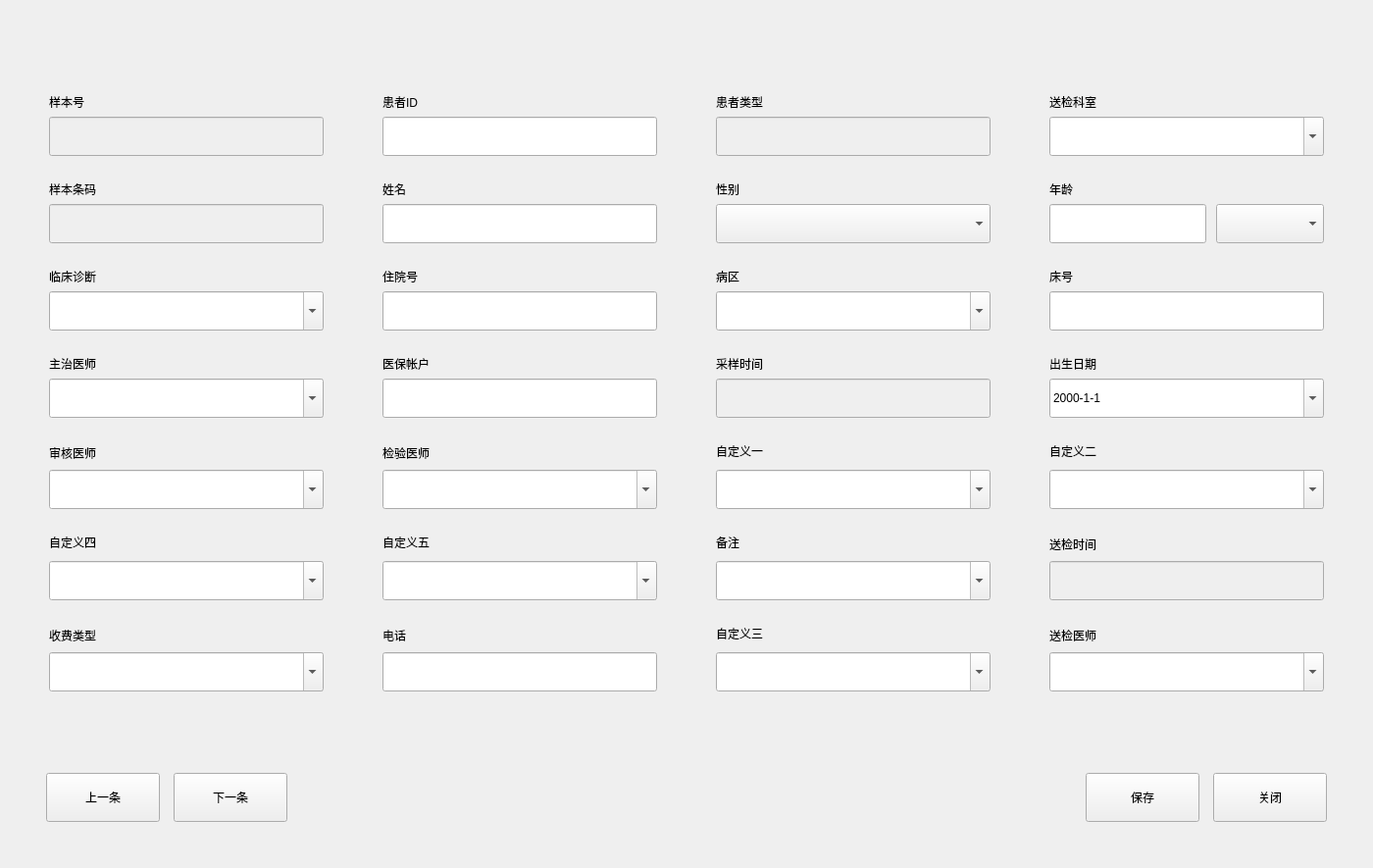
<?xml version="1.0" encoding="UTF-8"?>
<ui version="4.0">
 <class>QPatientDialog</class>
 <widget class="BaseDlg" name="QPatientDialog">
  <property name="geometry">
   <rect>
    <x>0</x>
    <y>0</y>
    <width>1400</width>
    <height>885</height>
   </rect>
  </property>
  <property name="windowTitle">
   <string>QPatientDialog</string>
  </property>
  <widget class="QWidget" name="widget1" native="true">
   <property name="geometry">
    <rect>
     <x>50</x>
     <y>95</y>
     <width>1300</width>
     <height>663</height>
    </rect>
   </property>
   <layout class="QGridLayout" name="gridLayout">
    <property name="sizeConstraint">
     <enum>QLayout::SetFixedSize</enum>
    </property>
    <property name="leftMargin">
     <number>0</number>
    </property>
    <property name="topMargin">
     <number>0</number>
    </property>
    <property name="rightMargin">
     <number>0</number>
    </property>
    <property name="bottomMargin">
     <number>0</number>
    </property>
    <property name="horizontalSpacing">
     <number>60</number>
    </property>
    <property name="verticalSpacing">
     <number>25</number>
    </property>
    <item row="7" column="0">
     <spacer name="verticalSpacer">
      <property name="orientation">
       <enum>Qt::Vertical</enum>
      </property>
      <property name="sizeHint" stdset="0">
       <size>
        <width>20</width>
        <height>40</height>
       </size>
      </property>
     </spacer>
    </item>
    <item row="0" column="2">
     <layout class="QVBoxLayout" name="patinetType_4">
      <item>
       <widget class="QLabel" name="label_5">
        <property name="text">
         <string>患者类型</string>
        </property>
       </widget>
      </item>
      <item>
       <widget class="QLineEdit" name="patient_sample_type">
        <property name="enabled">
         <bool>false</bool>
        </property>
        <property name="sizePolicy">
         <sizepolicy hsizetype="Expanding" vsizetype="Fixed">
          <horstretch>0</horstretch>
          <verstretch>0</verstretch>
         </sizepolicy>
        </property>
        <property name="minimumSize">
         <size>
          <width>280</width>
          <height>40</height>
         </size>
        </property>
        <property name="maximumSize">
         <size>
          <width>280</width>
          <height>16777215</height>
         </size>
        </property>
        <property name="readOnly">
         <bool>true</bool>
        </property>
        <property name="editable" stdset="0">
         <bool>true</bool>
        </property>
       </widget>
      </item>
     </layout>
    </item>
    <item row="2" column="2">
     <layout class="QVBoxLayout" name="patinetType_17">
      <item>
       <widget class="QLabel" name="label_20">
        <property name="text">
         <string>病区</string>
        </property>
       </widget>
      </item>
      <item>
       <widget class="QNoteComboBox" name="patient_inpatient">
        <property name="sizePolicy">
         <sizepolicy hsizetype="Expanding" vsizetype="Fixed">
          <horstretch>0</horstretch>
          <verstretch>0</verstretch>
         </sizepolicy>
        </property>
        <property name="minimumSize">
         <size>
          <width>280</width>
          <height>40</height>
         </size>
        </property>
        <property name="maximumSize">
         <size>
          <width>280</width>
          <height>16777215</height>
         </size>
        </property>
        <property name="editable">
         <bool>true</bool>
        </property>
        <property name="insertPolicy">
         <enum>QComboBox::NoInsert</enum>
        </property>
       </widget>
      </item>
     </layout>
    </item>
    <item row="0" column="3">
     <layout class="QVBoxLayout" name="patinetType_10">
      <property name="sizeConstraint">
       <enum>QLayout::SetDefaultConstraint</enum>
      </property>
      <item>
       <widget class="QLabel" name="label_11">
        <property name="text">
         <string>送检科室</string>
        </property>
       </widget>
      </item>
      <item>
       <widget class="QNoteComboBox" name="patient_department">
        <property name="sizePolicy">
         <sizepolicy hsizetype="Expanding" vsizetype="Fixed">
          <horstretch>0</horstretch>
          <verstretch>0</verstretch>
         </sizepolicy>
        </property>
        <property name="minimumSize">
         <size>
          <width>280</width>
          <height>40</height>
         </size>
        </property>
        <property name="maximumSize">
         <size>
          <width>280</width>
          <height>16777215</height>
         </size>
        </property>
        <property name="editable">
         <bool>true</bool>
        </property>
        <property name="insertPolicy">
         <enum>QComboBox::NoInsert</enum>
        </property>
       </widget>
      </item>
     </layout>
    </item>
    <item row="6" column="3">
     <layout class="QVBoxLayout" name="patinetType_11">
      <item>
       <widget class="QLabel" name="label_14">
        <property name="text">
         <string>送检医师</string>
        </property>
       </widget>
      </item>
      <item>
       <widget class="QNoteComboBox" name="patient_tester">
        <property name="sizePolicy">
         <sizepolicy hsizetype="Expanding" vsizetype="Fixed">
          <horstretch>0</horstretch>
          <verstretch>0</verstretch>
         </sizepolicy>
        </property>
        <property name="minimumSize">
         <size>
          <width>280</width>
          <height>40</height>
         </size>
        </property>
        <property name="maximumSize">
         <size>
          <width>280</width>
          <height>16777215</height>
         </size>
        </property>
        <property name="editable">
         <bool>true</bool>
        </property>
        <property name="insertPolicy">
         <enum>QComboBox::NoInsert</enum>
        </property>
       </widget>
      </item>
     </layout>
    </item>
    <item row="5" column="0">
     <layout class="QVBoxLayout" name="patinetType_104">
      <property name="spacing">
       <number>10</number>
      </property>
      <item>
       <widget class="QLabel" name="customInfo_lab_4">
        <property name="text">
         <string>自定义四</string>
        </property>
       </widget>
      </item>
      <item>
       <widget class="QNoteComboBox" name="customInfo_4">
        <property name="sizePolicy">
         <sizepolicy hsizetype="Expanding" vsizetype="Fixed">
          <horstretch>0</horstretch>
          <verstretch>0</verstretch>
         </sizepolicy>
        </property>
        <property name="minimumSize">
         <size>
          <width>280</width>
          <height>40</height>
         </size>
        </property>
        <property name="maximumSize">
         <size>
          <width>280</width>
          <height>16777215</height>
         </size>
        </property>
        <property name="editable">
         <bool>true</bool>
        </property>
        <property name="insertPolicy">
         <enum>QComboBox::NoInsert</enum>
        </property>
       </widget>
      </item>
     </layout>
    </item>
    <item row="5" column="1">
     <layout class="QVBoxLayout" name="patinetType_105">
      <property name="spacing">
       <number>10</number>
      </property>
      <item>
       <widget class="QLabel" name="customInfo_lab_5">
        <property name="text">
         <string>自定义五</string>
        </property>
       </widget>
      </item>
      <item>
       <widget class="QNoteComboBox" name="customInfo_5">
        <property name="sizePolicy">
         <sizepolicy hsizetype="Expanding" vsizetype="Fixed">
          <horstretch>0</horstretch>
          <verstretch>0</verstretch>
         </sizepolicy>
        </property>
        <property name="minimumSize">
         <size>
          <width>280</width>
          <height>40</height>
         </size>
        </property>
        <property name="maximumSize">
         <size>
          <width>280</width>
          <height>16777215</height>
         </size>
        </property>
        <property name="editable">
         <bool>true</bool>
        </property>
        <property name="insertPolicy">
         <enum>QComboBox::NoInsert</enum>
        </property>
       </widget>
      </item>
     </layout>
    </item>
    <item row="3" column="0">
     <layout class="QVBoxLayout" name="patinetType_19">
      <item>
       <widget class="QLabel" name="label_23">
        <property name="text">
         <string>主治医师</string>
        </property>
       </widget>
      </item>
      <item>
       <widget class="QNoteComboBox" name="patient_attending">
        <property name="sizePolicy">
         <sizepolicy hsizetype="Expanding" vsizetype="Fixed">
          <horstretch>0</horstretch>
          <verstretch>0</verstretch>
         </sizepolicy>
        </property>
        <property name="minimumSize">
         <size>
          <width>280</width>
          <height>40</height>
         </size>
        </property>
        <property name="maximumSize">
         <size>
          <width>280</width>
          <height>16777215</height>
         </size>
        </property>
        <property name="editable">
         <bool>true</bool>
        </property>
        <property name="insertPolicy">
         <enum>QComboBox::NoInsert</enum>
        </property>
       </widget>
      </item>
     </layout>
    </item>
    <item row="1" column="0">
     <layout class="QVBoxLayout" name="patinetType_2">
      <item>
       <widget class="QLabel" name="label_2">
        <property name="text">
         <string>样本条码</string>
        </property>
       </widget>
      </item>
      <item>
       <widget class="QLineEdit" name="sample_bar">
        <property name="enabled">
         <bool>false</bool>
        </property>
        <property name="minimumSize">
         <size>
          <width>280</width>
          <height>40</height>
         </size>
        </property>
        <property name="maximumSize">
         <size>
          <width>280</width>
          <height>16777215</height>
         </size>
        </property>
       </widget>
      </item>
     </layout>
    </item>
    <item row="1" column="2">
     <layout class="QVBoxLayout" name="patinetType_8">
      <item>
       <widget class="QLabel" name="label_9">
        <property name="text">
         <string>性别</string>
        </property>
       </widget>
      </item>
      <item>
       <widget class="QComboBox" name="patient_gender">
        <property name="sizePolicy">
         <sizepolicy hsizetype="Expanding" vsizetype="Fixed">
          <horstretch>0</horstretch>
          <verstretch>0</verstretch>
         </sizepolicy>
        </property>
        <property name="minimumSize">
         <size>
          <width>280</width>
          <height>40</height>
         </size>
        </property>
        <property name="maximumSize">
         <size>
          <width>280</width>
          <height>16777215</height>
         </size>
        </property>
        <property name="insertPolicy">
         <enum>QComboBox::NoInsert</enum>
        </property>
       </widget>
      </item>
     </layout>
    </item>
    <item row="1" column="1">
     <layout class="QVBoxLayout" name="patinetType_6">
      <item>
       <widget class="QLabel" name="label_8">
        <property name="text">
         <string>姓名</string>
        </property>
       </widget>
      </item>
      <item>
       <widget class="QLineEdit" name="patient_name">
        <property name="minimumSize">
         <size>
          <width>280</width>
          <height>40</height>
         </size>
        </property>
        <property name="maximumSize">
         <size>
          <width>280</width>
          <height>16777215</height>
         </size>
        </property>
        <property name="maxLength">
         <number>20</number>
        </property>
       </widget>
      </item>
     </layout>
    </item>
    <item row="1" column="3">
     <layout class="QVBoxLayout" name="patinetType_7">
      <item>
       <widget class="QLabel" name="label_10">
        <property name="text">
         <string>年龄</string>
        </property>
       </widget>
      </item>
      <item>
       <layout class="QHBoxLayout" name="horizontalLayout">
        <property name="spacing">
         <number>10</number>
        </property>
        <item>
         <widget class="QLineEdit" name="gender_age">
          <property name="minimumSize">
           <size>
            <width>160</width>
            <height>40</height>
           </size>
          </property>
          <property name="maximumSize">
           <size>
            <width>160</width>
            <height>16777215</height>
           </size>
          </property>
          <property name="maxLength">
           <number>3</number>
          </property>
         </widget>
        </item>
        <item>
         <widget class="QComboBox" name="patient_age_unit">
          <property name="minimumSize">
           <size>
            <width>110</width>
            <height>40</height>
           </size>
          </property>
          <property name="maximumSize">
           <size>
            <width>110</width>
            <height>16777215</height>
           </size>
          </property>
          <property name="insertPolicy">
           <enum>QComboBox::NoInsert</enum>
          </property>
         </widget>
        </item>
       </layout>
      </item>
     </layout>
    </item>
    <item row="5" column="3">
     <layout class="QVBoxLayout" name="patinetType_9">
      <item>
       <widget class="QLabel" name="label_17">
        <property name="text">
         <string>送检时间</string>
        </property>
       </widget>
      </item>
      <item>
       <widget class="QLineEdit" name="patient_inspectTime">
        <property name="enabled">
         <bool>false</bool>
        </property>
        <property name="minimumSize">
         <size>
          <width>280</width>
          <height>40</height>
         </size>
        </property>
        <property name="maximumSize">
         <size>
          <width>280</width>
          <height>16777215</height>
         </size>
        </property>
        <property name="maxLength">
         <number>19</number>
        </property>
        <property name="placeholderText">
         <string/>
        </property>
       </widget>
      </item>
     </layout>
    </item>
    <item row="2" column="1">
     <layout class="QVBoxLayout" name="patinetType_14">
      <item>
       <widget class="QLabel" name="label_19">
        <property name="text">
         <string>住院号</string>
        </property>
       </widget>
      </item>
      <item>
       <widget class="QLineEdit" name="patient_admission_no">
        <property name="minimumSize">
         <size>
          <width>280</width>
          <height>40</height>
         </size>
        </property>
        <property name="maximumSize">
         <size>
          <width>280</width>
          <height>16777215</height>
         </size>
        </property>
        <property name="maxLength">
         <number>20</number>
        </property>
       </widget>
      </item>
     </layout>
    </item>
    <item row="2" column="0">
     <layout class="QVBoxLayout" name="patinetType_5">
      <item>
       <widget class="QLabel" name="label_13">
        <property name="text">
         <string>临床诊断</string>
        </property>
       </widget>
      </item>
      <item>
       <widget class="QNoteComboBox" name="patient_diagnosis">
        <property name="sizePolicy">
         <sizepolicy hsizetype="Expanding" vsizetype="Fixed">
          <horstretch>0</horstretch>
          <verstretch>0</verstretch>
         </sizepolicy>
        </property>
        <property name="minimumSize">
         <size>
          <width>280</width>
          <height>40</height>
         </size>
        </property>
        <property name="maximumSize">
         <size>
          <width>280</width>
          <height>16777215</height>
         </size>
        </property>
        <property name="editable">
         <bool>true</bool>
        </property>
        <property name="insertPolicy">
         <enum>QComboBox::NoInsert</enum>
        </property>
       </widget>
      </item>
     </layout>
    </item>
    <item row="2" column="3">
     <layout class="QVBoxLayout" name="patinetType_20">
      <item>
       <widget class="QLabel" name="label_21">
        <property name="text">
         <string>床号</string>
        </property>
       </widget>
      </item>
      <item>
       <widget class="QLineEdit" name="patient_bed_no">
        <property name="minimumSize">
         <size>
          <width>280</width>
          <height>40</height>
         </size>
        </property>
        <property name="maximumSize">
         <size>
          <width>280</width>
          <height>16777215</height>
         </size>
        </property>
        <property name="maxLength">
         <number>20</number>
        </property>
       </widget>
      </item>
     </layout>
    </item>
    <item row="3" column="2">
     <layout class="QVBoxLayout" name="patinetType_12">
      <item>
       <widget class="QLabel" name="label_16">
        <property name="text">
         <string>采样时间</string>
        </property>
       </widget>
      </item>
      <item>
       <widget class="QLineEdit" name="patient_samplingTime">
        <property name="enabled">
         <bool>false</bool>
        </property>
        <property name="minimumSize">
         <size>
          <width>280</width>
          <height>40</height>
         </size>
        </property>
        <property name="maximumSize">
         <size>
          <width>280</width>
          <height>16777215</height>
         </size>
        </property>
        <property name="maxLength">
         <number>19</number>
        </property>
        <property name="placeholderText">
         <string/>
        </property>
       </widget>
      </item>
     </layout>
    </item>
    <item row="3" column="1">
     <layout class="QVBoxLayout" name="patinetType_18">
      <item>
       <widget class="QLabel" name="label_24">
        <property name="text">
         <string>医保帐户</string>
        </property>
       </widget>
      </item>
      <item>
       <widget class="QLineEdit" name="patient_account">
        <property name="minimumSize">
         <size>
          <width>280</width>
          <height>40</height>
         </size>
        </property>
        <property name="maximumSize">
         <size>
          <width>280</width>
          <height>16777215</height>
         </size>
        </property>
        <property name="maxLength">
         <number>20</number>
        </property>
       </widget>
      </item>
     </layout>
    </item>
    <item row="3" column="3">
     <layout class="QVBoxLayout" name="patinetType_21">
      <item>
       <widget class="QLabel" name="label_6">
        <property name="text">
         <string>出生日期</string>
        </property>
       </widget>
      </item>
      <item>
       <widget class="QBaseDateEdit" name="patient_birthday">
        <property name="minimumSize">
         <size>
          <width>280</width>
          <height>40</height>
         </size>
        </property>
        <property name="maximumSize">
         <size>
          <width>280</width>
          <height>16777215</height>
         </size>
        </property>
        <property name="styleSheet">
         <string notr="true"/>
        </property>
        <property name="maximumDateTime">
         <datetime>
          <hour>23</hour>
          <minute>59</minute>
          <second>59</second>
          <year>2999</year>
          <month>12</month>
          <day>31</day>
         </datetime>
        </property>
        <property name="minimumDateTime">
         <datetime>
          <hour>0</hour>
          <minute>0</minute>
          <second>0</second>
          <year>1800</year>
          <month>9</month>
          <day>14</day>
         </datetime>
        </property>
        <property name="displayFormat">
         <string>yyyy-M-d</string>
        </property>
        <property name="calendarPopup">
         <bool>true</bool>
        </property>
       </widget>
      </item>
     </layout>
    </item>
    <item row="6" column="0">
     <layout class="QVBoxLayout" name="patinetType_15">
      <item>
       <widget class="QLabel" name="label_4">
        <property name="text">
         <string>收费类型</string>
        </property>
       </widget>
      </item>
      <item>
       <widget class="QNoteComboBox" name="patient_cost_type">
        <property name="sizePolicy">
         <sizepolicy hsizetype="Expanding" vsizetype="Fixed">
          <horstretch>0</horstretch>
          <verstretch>0</verstretch>
         </sizepolicy>
        </property>
        <property name="minimumSize">
         <size>
          <width>280</width>
          <height>40</height>
         </size>
        </property>
        <property name="maximumSize">
         <size>
          <width>280</width>
          <height>16777215</height>
         </size>
        </property>
        <property name="editable">
         <bool>true</bool>
        </property>
        <property name="insertPolicy">
         <enum>QComboBox::NoInsert</enum>
        </property>
       </widget>
      </item>
     </layout>
    </item>
    <item row="4" column="0">
     <layout class="QVBoxLayout" name="patinetType_16">
      <item>
       <widget class="QLabel" name="label_15">
        <property name="text">
         <string>审核医师</string>
        </property>
       </widget>
      </item>
      <item>
       <widget class="QNoteComboBox" name="patient_auditor">
        <property name="sizePolicy">
         <sizepolicy hsizetype="Expanding" vsizetype="Fixed">
          <horstretch>0</horstretch>
          <verstretch>0</verstretch>
         </sizepolicy>
        </property>
        <property name="minimumSize">
         <size>
          <width>280</width>
          <height>40</height>
         </size>
        </property>
        <property name="maximumSize">
         <size>
          <width>280</width>
          <height>16777215</height>
         </size>
        </property>
        <property name="editable">
         <bool>true</bool>
        </property>
        <property name="insertPolicy">
         <enum>QComboBox::NoInsert</enum>
        </property>
       </widget>
      </item>
     </layout>
    </item>
    <item row="4" column="1">
     <layout class="QVBoxLayout" name="patinetType_13">
      <item>
       <widget class="QLabel" name="label_12">
        <property name="text">
         <string>检验医师</string>
        </property>
       </widget>
      </item>
      <item>
       <widget class="QNoteComboBox" name="patient_doctor">
        <property name="sizePolicy">
         <sizepolicy hsizetype="Expanding" vsizetype="Fixed">
          <horstretch>0</horstretch>
          <verstretch>0</verstretch>
         </sizepolicy>
        </property>
        <property name="minimumSize">
         <size>
          <width>280</width>
          <height>40</height>
         </size>
        </property>
        <property name="maximumSize">
         <size>
          <width>280</width>
          <height>16777215</height>
         </size>
        </property>
        <property name="editable">
         <bool>true</bool>
        </property>
        <property name="insertPolicy">
         <enum>QComboBox::NoInsert</enum>
        </property>
       </widget>
      </item>
     </layout>
    </item>
    <item row="6" column="1">
     <layout class="QVBoxLayout" name="patinetType_23">
      <item>
       <widget class="QLabel" name="label_22">
        <property name="text">
         <string>电话</string>
        </property>
       </widget>
      </item>
      <item>
       <widget class="QLineEdit" name="patient_phone_no">
        <property name="minimumSize">
         <size>
          <width>280</width>
          <height>40</height>
         </size>
        </property>
        <property name="maximumSize">
         <size>
          <width>280</width>
          <height>16777215</height>
         </size>
        </property>
        <property name="maxLength">
         <number>20</number>
        </property>
       </widget>
      </item>
     </layout>
    </item>
    <item row="4" column="2">
     <layout class="QVBoxLayout" name="patinetType_101">
      <property name="spacing">
       <number>10</number>
      </property>
      <item>
       <widget class="QLabel" name="customInfo_lab_1">
        <property name="text">
         <string>自定义一</string>
        </property>
       </widget>
      </item>
      <item>
       <widget class="QNoteComboBox" name="customInfo_1">
        <property name="sizePolicy">
         <sizepolicy hsizetype="Expanding" vsizetype="Fixed">
          <horstretch>0</horstretch>
          <verstretch>0</verstretch>
         </sizepolicy>
        </property>
        <property name="minimumSize">
         <size>
          <width>280</width>
          <height>40</height>
         </size>
        </property>
        <property name="maximumSize">
         <size>
          <width>280</width>
          <height>16777215</height>
         </size>
        </property>
        <property name="editable">
         <bool>true</bool>
        </property>
        <property name="insertPolicy">
         <enum>QComboBox::NoInsert</enum>
        </property>
       </widget>
      </item>
     </layout>
    </item>
    <item row="4" column="3">
     <layout class="QVBoxLayout" name="patinetType_102">
      <property name="spacing">
       <number>10</number>
      </property>
      <item>
       <widget class="QLabel" name="customInfo_lab_2">
        <property name="text">
         <string>自定义二</string>
        </property>
       </widget>
      </item>
      <item>
       <widget class="QNoteComboBox" name="customInfo_2">
        <property name="sizePolicy">
         <sizepolicy hsizetype="Expanding" vsizetype="Fixed">
          <horstretch>0</horstretch>
          <verstretch>0</verstretch>
         </sizepolicy>
        </property>
        <property name="minimumSize">
         <size>
          <width>280</width>
          <height>40</height>
         </size>
        </property>
        <property name="maximumSize">
         <size>
          <width>280</width>
          <height>16777215</height>
         </size>
        </property>
        <property name="editable">
         <bool>true</bool>
        </property>
        <property name="insertPolicy">
         <enum>QComboBox::NoInsert</enum>
        </property>
       </widget>
      </item>
     </layout>
    </item>
    <item row="6" column="2">
     <layout class="QVBoxLayout" name="patinetType_103">
      <property name="spacing">
       <number>10</number>
      </property>
      <item>
       <widget class="QLabel" name="customInfo_lab_3">
        <property name="text">
         <string>自定义三</string>
        </property>
       </widget>
      </item>
      <item>
       <widget class="QNoteComboBox" name="customInfo_3">
        <property name="sizePolicy">
         <sizepolicy hsizetype="Expanding" vsizetype="Fixed">
          <horstretch>0</horstretch>
          <verstretch>0</verstretch>
         </sizepolicy>
        </property>
        <property name="minimumSize">
         <size>
          <width>280</width>
          <height>40</height>
         </size>
        </property>
        <property name="maximumSize">
         <size>
          <width>280</width>
          <height>16777215</height>
         </size>
        </property>
        <property name="editable">
         <bool>true</bool>
        </property>
        <property name="insertPolicy">
         <enum>QComboBox::NoInsert</enum>
        </property>
       </widget>
      </item>
     </layout>
    </item>
    <item row="0" column="1">
     <layout class="QVBoxLayout" name="patinetType_3">
      <item>
       <widget class="QLabel" name="label_3">
        <property name="text">
         <string>患者ID</string>
        </property>
       </widget>
      </item>
      <item>
       <widget class="QLineEdit" name="sample_medical_record_no">
        <property name="enabled">
         <bool>true</bool>
        </property>
        <property name="minimumSize">
         <size>
          <width>280</width>
          <height>40</height>
         </size>
        </property>
        <property name="maximumSize">
         <size>
          <width>280</width>
          <height>16777215</height>
         </size>
        </property>
        <property name="maxLength">
         <number>20</number>
        </property>
       </widget>
      </item>
     </layout>
    </item>
    <item row="5" column="2">
     <layout class="QVBoxLayout" name="patinetType_22">
      <property name="spacing">
       <number>10</number>
      </property>
      <item>
       <widget class="QLabel" name="customInfo_lab_22">
        <property name="text">
         <string>备注</string>
        </property>
       </widget>
      </item>
      <item>
       <widget class="QNoteComboBox" name="patient_comment">
        <property name="sizePolicy">
         <sizepolicy hsizetype="Expanding" vsizetype="Fixed">
          <horstretch>0</horstretch>
          <verstretch>0</verstretch>
         </sizepolicy>
        </property>
        <property name="minimumSize">
         <size>
          <width>280</width>
          <height>40</height>
         </size>
        </property>
        <property name="maximumSize">
         <size>
          <width>280</width>
          <height>16777215</height>
         </size>
        </property>
        <property name="editable">
         <bool>true</bool>
        </property>
        <property name="insertPolicy">
         <enum>QComboBox::NoInsert</enum>
        </property>
       </widget>
      </item>
     </layout>
    </item>
    <item row="0" column="0">
     <layout class="QVBoxLayout" name="patinetType_1">
      <item>
       <widget class="QLabel" name="label">
        <property name="text">
         <string>样本号</string>
        </property>
       </widget>
      </item>
      <item>
       <widget class="QLineEdit" name="sample_no">
        <property name="enabled">
         <bool>false</bool>
        </property>
        <property name="minimumSize">
         <size>
          <width>280</width>
          <height>40</height>
         </size>
        </property>
        <property name="maximumSize">
         <size>
          <width>280</width>
          <height>16777215</height>
         </size>
        </property>
       </widget>
      </item>
     </layout>
    </item>
   </layout>
  </widget>
  <widget class="QWidget" name="widget" native="true">
   <property name="geometry">
    <rect>
     <x>47</x>
     <y>788</y>
     <width>1306</width>
     <height>50</height>
    </rect>
   </property>
   <layout class="QHBoxLayout" name="horizontalLayout_2">
    <property name="spacing">
     <number>14</number>
    </property>
    <property name="leftMargin">
     <number>0</number>
    </property>
    <property name="topMargin">
     <number>0</number>
    </property>
    <property name="rightMargin">
     <number>0</number>
    </property>
    <property name="bottomMargin">
     <number>0</number>
    </property>
    <item>
     <widget class="QPushButton" name="pre_btn">
      <property name="minimumSize">
       <size>
        <width>116</width>
        <height>50</height>
       </size>
      </property>
      <property name="text">
       <string>上一条</string>
      </property>
      <property name="buttons" stdset="0">
       <string>btn_dlg</string>
      </property>
     </widget>
    </item>
    <item>
     <widget class="QPushButton" name="next_btn">
      <property name="minimumSize">
       <size>
        <width>116</width>
        <height>50</height>
       </size>
      </property>
      <property name="text">
       <string>下一条</string>
      </property>
      <property name="buttons" stdset="0">
       <string>btn_dlg</string>
      </property>
     </widget>
    </item>
    <item>
     <spacer name="horizontalSpacer_3">
      <property name="orientation">
       <enum>Qt::Horizontal</enum>
      </property>
      <property name="sizeHint" stdset="0">
       <size>
        <width>40</width>
        <height>20</height>
       </size>
      </property>
     </spacer>
    </item>
    <item>
     <widget class="QPushButton" name="save_btn">
      <property name="minimumSize">
       <size>
        <width>116</width>
        <height>50</height>
       </size>
      </property>
      <property name="text">
       <string>保存</string>
      </property>
      <property name="buttons" stdset="0">
       <string>btn_dlg</string>
      </property>
     </widget>
    </item>
    <item>
     <widget class="QPushButton" name="cancel_btn">
      <property name="minimumSize">
       <size>
        <width>116</width>
        <height>50</height>
       </size>
      </property>
      <property name="text">
       <string>关闭</string>
      </property>
      <property name="buttons" stdset="0">
       <string>btn_dlg</string>
      </property>
     </widget>
    </item>
   </layout>
  </widget>
 </widget>
 <layoutdefault spacing="6" margin="11"/>
 <customwidgets>
  <customwidget>
   <class>BaseDlg</class>
   <extends>QWidget</extends>
   <header>shared/basedlg.h</header>
   <container>1</container>
  </customwidget>
  <customwidget>
   <class>QBaseDateEdit</class>
   <extends>QDateEdit</extends>
   <header location="global">shared/QComDelegate.h</header>
  </customwidget>
  <customwidget>
   <class>QNoteComboBox</class>
   <extends>QComboBox</extends>
   <header location="global">shared/QFilterComboBox.h</header>
  </customwidget>
 </customwidgets>
 <resources/>
 <connections/>
</ui>
